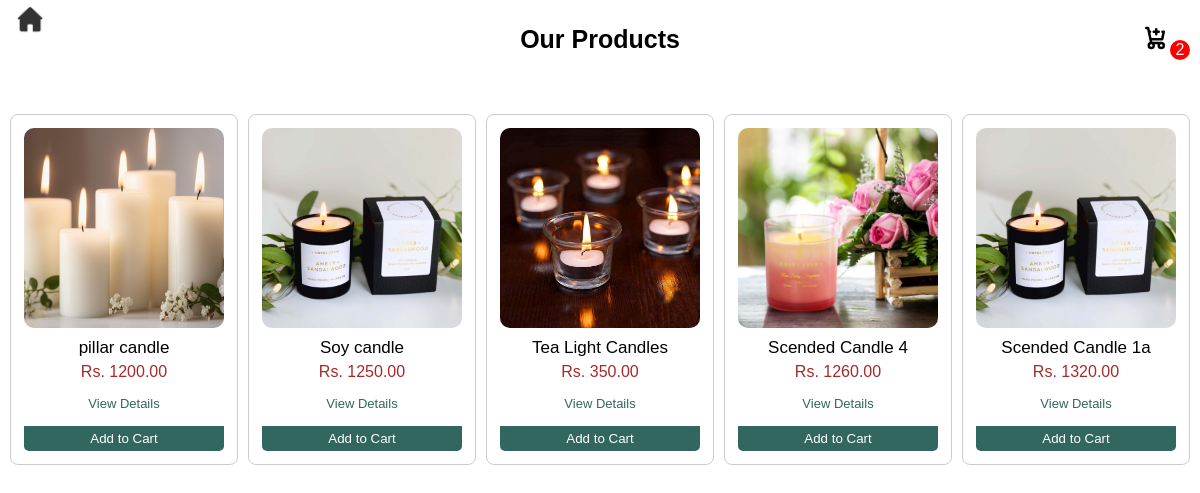
Screenshot of /Prod/products.php (signed in) with the database file from the repository.
### tables this page shows
CREATE TABLE `products` (
  `prod_id` int(12) NOT NULL,
  `prod_name` varchar(50) NOT NULL,
  `prod_description` varchar(200) NOT NULL,
  `prod_price` int(12) NOT NULL,
  `prod_image` varchar(255) NOT NULL,
  `prod_status` varchar(30) NOT NULL,
  `prod_category` varchar(50) DEFAULT NULL
);

### Prod/prodview.php (the view, shortened to what this page needs)
<div class="prod-page">
<?php
require_once '../db.inc.php';
$sql = "SELECT * FROM `products`";
$result = mysqli_query($conn, $sql);
if (mysqli_num_rows($result) > 0) {
    while ($row = mysqli_fetch_assoc($result)) {
        ?>
        <div class="prodlist">
            <div class="card">
                <img src="../Addmin/Addproducts/products/<?php echo $row['prod_image']; ?>"
                     alt="Product Image"
                     class="product-image">
                <h2 class="product-name"> <?php echo $row['prod_name'] ?></h2>
                <p class="prod-price"> Rs. <?php echo $row['prod_price'] ?>.00 </p>
                <form method = "POST" action="">
                        <button class="viewprod" onclick = openprod() > View Details</button>
                        <button class="addcart" type="submit" name = "addcart">Add to Cart</button>
                    </form>
                </div>
            </div>
        <?php
    }
} else {
    echo "No products found.";
}
?>
</div>

### Prod/Products.css (style rules this page uses)
* { margin: 0px; padding: 0px; }
body { width:100%; height: 100%; z-index:-2; }
button { cursor: pointer; }
.prod-page { width: 100%; display: flex; justify-content: center; align-items: center; padding-top: 25px; flex-wrap: wrap; gap: 10px; }
.prodlist { display: flex; flex-direction: column; align-items: center; font-family: 'Poppins', sans-serif; max-width: 300px; }
.card { width: auto; display: flex; flex-direction:column ; align-items: center; padding: 3px; border-radius: 8px; border: 1px solid rgba(0, 0, 0, 0.2); overflow: hidden; }
.card img { width:200px; height:200px; padding: 10px; border-radius: 20px; object-fit: cover; }
.prodlist .product-name { margin: 5px; margin-top: 0px; width: 100%; display: flex; align-items: center; justify-content: center; flex-direction: column; font-weight: 500; font-size: 17px; }
.prodlist .prod-price { text-align: center; color: brown; }
.prodlist .addcart { border: none; background-color: #32675F; padding:5px; width: 200px; border-radius: 0px 0px 5px 5px ; margin:10px; color:white; margin-top: 0px; }
.prodlist form { display: flex; flex-direction: column; }
.prodlist .viewprod { padding:5px; width: 200px; border-radius: 0px 0px 10px 10px ; margin:10px; border: none; background-color: transparent; color: #32675F; font-size: 13px; }

### rows the page displays
products: prod_image (picture), prod_name "pillar candle", prod_price "1200"
products: prod_image (picture), prod_name "Soy candle", prod_price "1250"
products: prod_image (picture), prod_name "Tea Light Candles", prod_price "350"
products: prod_image (picture), prod_name "Scended Candle 4", prod_price "1260"
products: prod_image (picture), prod_name "Scended Candle 1a", prod_price "1320"

### other values shown
$row "2"
